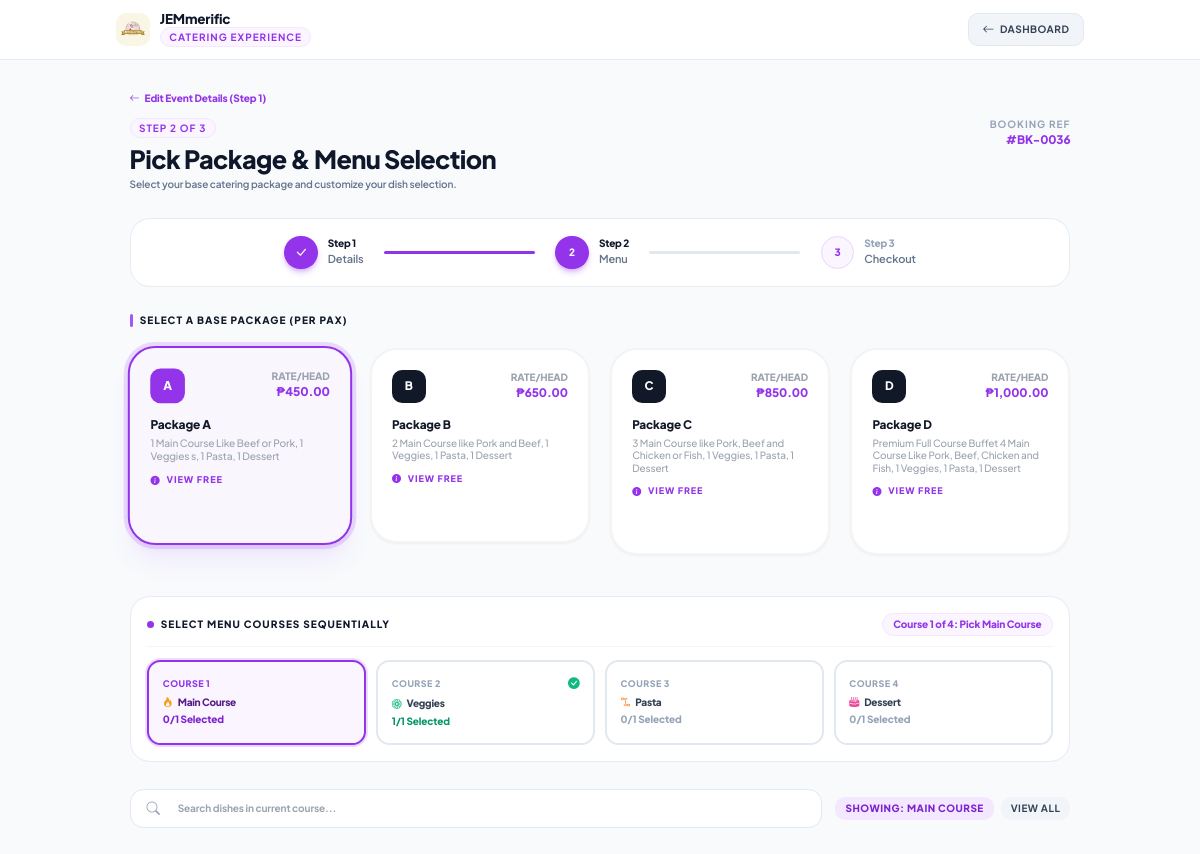
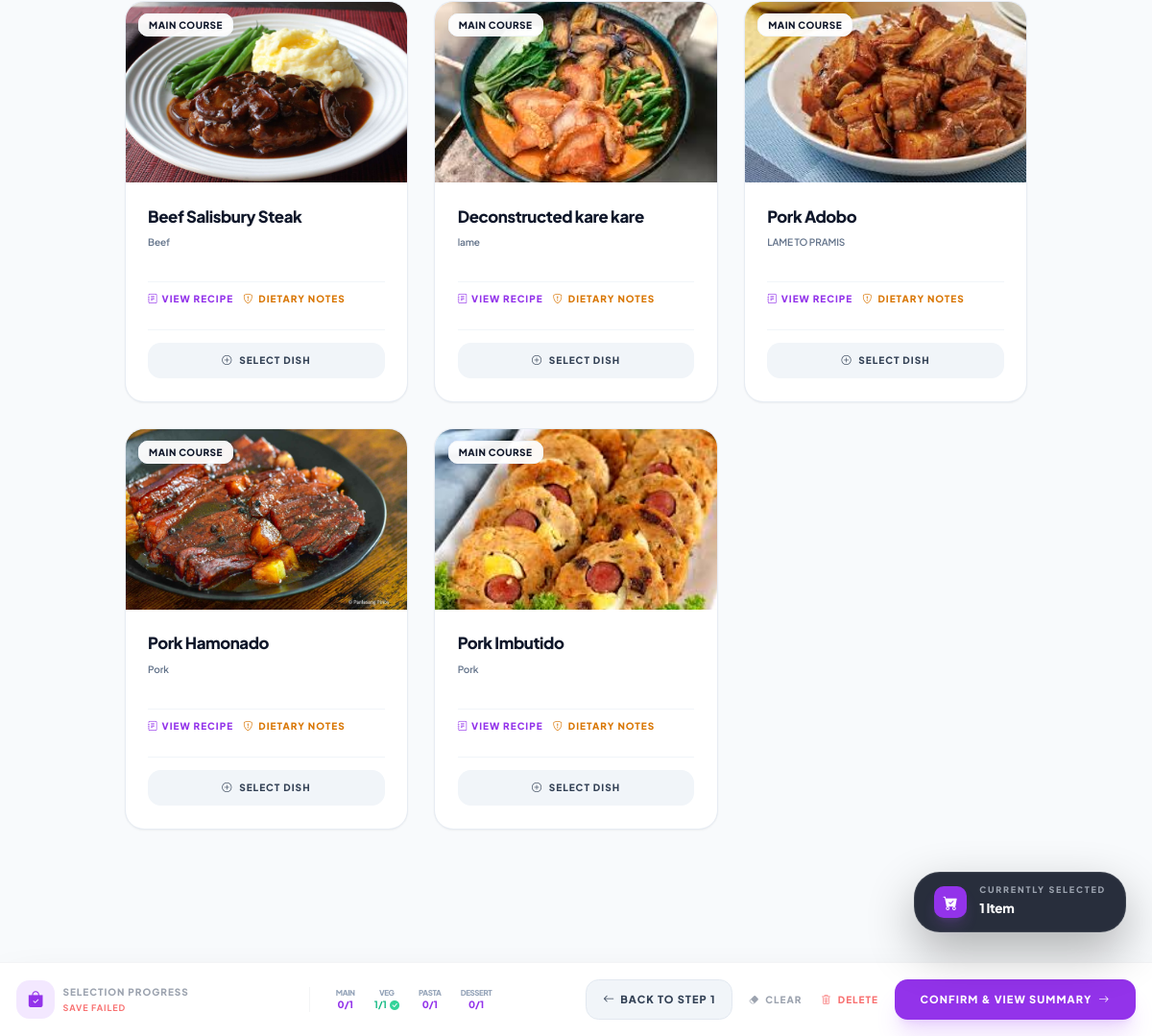
/menu.php?booking_id=36 (signed in), run on the app's committed database (2 pictures, top to bottom).
### tables this page shows
CREATE TABLE `packages` (
  `package_id` char(1) NOT NULL,
  `package_name` varchar(100) NOT NULL,
  `price_per_pax` decimal(10,2) NOT NULL,
  `main_course_limit` int(11) NOT NULL DEFAULT 0,
  `dessert_limit` int(11) NOT NULL DEFAULT 0,
  `soup_limit` int(11) NOT NULL DEFAULT 0,
  `veggies_limit` int(11) DEFAULT 0,
  `pasta_limit` int(11) DEFAULT 0,
  `description` text DEFAULT NULL,
  `inclusions` text DEFAULT NULL
);

CREATE TABLE `menu_items` (
  `item_id` int(11) NOT NULL,
  `category_id` int(11) DEFAULT NULL,
  `item_name` varchar(100) NOT NULL,
  `description` text DEFAULT NULL,
  `recipe` text DEFAULT NULL,
  `image_path` varchar(255) DEFAULT NULL,
  `image_url` varchar(255) DEFAULT NULL,
  `price` decimal(10,2) DEFAULT NULL,
  `is_available` tinyint(1) DEFAULT 1
);

CREATE TABLE `menu_categories` (
  `category_id` int(11) NOT NULL,
  `category_name` varchar(50) NOT NULL
);

### menu.php (the view, shortened to what the rows shown need)
<?php
require_once 'db_config.php';
$booking_id = isset($_GET['booking_id']) ? intval($_GET['booking_id']) : 0;
$saved_items = [];
if ($booking_id > 0) {
    $saved_query = $conn->prepare("SELECT item_id, quantity, dietary_notes FROM booking_items WHERE booking_id = ?");
    $saved_query->bind_param("i", $booking_id);
    $saved_query->execute();
    $saved_res = $saved_query->get_result();
    while ($s_row = $saved_res->fetch_assoc()) {
        $saved_items[$s_row['item_id']] = $s_row['quantity'];
    }
}
$sql = "SELECT mi.*, mc.category_name
        FROM menu_items mi
        JOIN menu_categories mc ON mi.category_id = mc.category_id
        WHERE mi.is_available = 1
        ORDER BY mi.category_id ASC, mi.item_name ASC";
$menu_items = $conn->query($sql);
?>
<!DOCTYPE html>
<html lang="en">
<head>
    <script src="https://cdn.tailwindcss.com"></script>
    <link rel="stylesheet" href="https://cdn.jsdelivr.net/npm/bootstrap-icons@1.11.1/font/bootstrap-icons.css">
</head>
<body class="bg-slate-50 dark:bg-[#0b0f19] transition-colors duration-300 min-h-screen text-slate-800 dark:text-slate-200 flex flex-col">
    <?php require_once 'includes/wizard_header.php'; ?>
    <main class="flex-1 max-w-6xl w-full mx-auto px-4 pb-36 sm:pb-32 transition-all">
        <header class="flex flex-col md:flex-row justify-between items-start gap-4 mb-8">
            <div>
                <h2 class="text-3xl font-extrabold text-slate-900 dark:text-slate-100 tracking-tight mt-2">Pick Package &amp; Menu Selection</h2>
            </div>
        </header>
        <form action="process_menu_selection.php" method="POST">
            <div class="mb-12">
                <div class="grid grid-cols-1 md:grid-cols-4 gap-6">
                    <?php
                    $pkg_res = $conn->query("SELECT * FROM packages ORDER BY package_id ASC");
                    while ($pkg = $pkg_res->fetch_assoc()):
                    ?>
                    <label class="relative group cursor-pointer">
                        <div class="p-6 bg-white dark:bg-[#131b2e] border-2 border-gray-100 dark:border-slate-800 rounded-[2rem] peer-checked:border-purple-600 dark:peer-checked:border-purple-500 peer-checked:bg-purple-50/80 dark:peer-checked:bg-purple-950/70 peer-checked:ring-4 peer-checked:ring-purple-500/20 peer-checked:shadow-xl peer-checked:shadow-purple-500/10 peer-checked:scale-[1.02] peer-checked:[&_.pkg-badge]:bg-purple-600 peer-checked:[&_.pkg-badge]:text-white transition-all duration-300 shadow-sm group-hover:shadow-md">
                            <div class="flex justify-between items-start mb-4">
                                <div class="pkg-badge w-10 h-10 rounded-xl bg-gray-900 dark:bg-slate-800 flex items-center justify-center text-white font-black text-sm transition-colors">
                                    <?= $pkg['package_id'] ?>
                                </div>
                                <div class="text-right">
                                    <p class="text-[10px] font-black text-gray-400 dark:text-slate-400 uppercase">Rate/HEAD</p>
                                    <p class="text-sm font-black text-purple-600 dark:text-purple-400">₱<?= number_format($pkg['price_per_pax'], 2) ?></p>
                                </div>
                            </div>
                            <h4 class="font-black text-gray-900 dark:text-slate-100 text-sm mb-1"><?= htmlspecialchars($pkg['package_name'], ENT_QUOTES, 'UTF-8') ?></h4>
                            <p class="text-[10px] text-gray-400 dark:text-slate-400 font-medium leading-tight"><?= htmlspecialchars($pkg['description'], ENT_QUOTES, 'UTF-8') ?></p>
                            <button type="button" data-name="<?= htmlspecialchars($pkg['package_name'], ENT_QUOTES, 'UTF-8') ?>" data-inclusions="<?= htmlspecialchars($pkg['inclusions'] ?? '', ENT_QUOTES, 'UTF-8') ?>" onclick="openPackageInclusionsModal(event, this)" class="mt-3 text-[9px] font-black text-purple-600 dark:text-purple-400 hover:text-purple-800 dark:hover:text-purple-300 uppercase tracking-widest block transition-colors"><i class="bi bi-info-circle-fill mr-1"></i> View Free</button>
                        </div>
                    </label>
                    <?php endwhile; ?>
                </div>
            </div>
            <div id="dishes-grid" class="grid grid-cols-1 md:grid-cols-2 lg:grid-cols-3 gap-8 mb-32">
                <?php while($dish = $menu_items->fetch_assoc()): ?>
                <div class="dish-card bg-white dark:bg-[#131b2e] rounded-3xl shadow-sm border border-slate-200/80 dark:border-slate-800 overflow-hidden group hover:shadow-xl hover:shadow-purple-500/10 hover:-translate-y-1 transition-all duration-300 flex flex-col" data-dish-category="<?= $dish['category_id'] ?>" data-dish-name="<?= htmlspecialchars($dish['item_name']) ?>">
                    <div class="relative h-56 overflow-hidden bg-slate-100 dark:bg-slate-800">
                        <img src="<?= !empty($dish['image_path']) ? $dish['image_path'] : 'assets/img/placeholder-dish.jpg' ?>" class="w-full h-full object-cover group-hover:scale-105 transition duration-500">
                        <div class="absolute top-4 left-4">
                            <span class="bg-white/95 dark:bg-slate-900/90 backdrop-blur-md text-slate-900 dark:text-slate-100 text-[10px] font-black px-3 py-1.5 rounded-xl uppercase tracking-wider shadow-xs border border-slate-100 dark:border-slate-800">
                                <?= htmlspecialchars($dish['category_name']) ?>
                            </span>
                        </div>
                    </div>
                    <div class="p-6 md:p-7 flex-1 flex flex-col justify-between">
                        <div>
                            <div class="flex justify-between items-start mb-2">
                                <h3 class="text-xl font-black text-slate-900 dark:text-slate-100 tracking-tight"><?= htmlspecialchars($dish['item_name']) ?></h3>
                            </div>
                            <p class="text-xs text-slate-500 dark:text-slate-400 leading-relaxed font-semibold mb-4 min-h-[36px]">
                                <?= htmlspecialchars($dish['description']) ?>
                            </p>
                            <div class="flex items-center gap-3 flex-wrap my-3 pt-3 border-t border-slate-100 dark:border-slate-800">
                                <?php if(!empty($dish['recipe'])): ?>
                                <button type="button" onclick='openRecipeModal(<?= json_encode($dish["item_name"]) ?>, <?= json_encode($dish["recipe"]) ?>)' class="text-[10px] font-black text-purple-600 dark:text-purple-400 hover:text-purple-700 dark:hover:text-purple-300 uppercase tracking-widest transition flex items-center gap-1 cursor-pointer">
                                    <i class="bi bi-journal-text text-xs"></i> View Recipe
                                </button>
                                <?php endif; ?>
                                <button type="button" onclick='openDietaryModal(<?= $dish["item_id"] ?>, <?= htmlspecialchars(json_encode($dish["item_name"])) ?>)' class="text-[10px] font-black text-amber-600 dark:text-amber-400 hover:text-amber-700 dark:hover:text-amber-300 uppercase tracking-widest transition flex items-center gap-1.5 cursor-pointer">
                                    <i class="bi bi-shield-exclamation text-xs"></i> Dietary Notes
                                </button>
                            </div>
                        </div>
                        <div class="mt-4 pt-4 border-t border-slate-100 dark:border-slate-800 flex items-center justify-between">
                            <?php $current_qty = isset($saved_items[$dish['item_id']]) ? $saved_items[$dish['item_id']] : 0; ?>
                            <button type="button" onclick="toggleDishSelection(<?= $dish['item_id'] ?>)" id="btn-select-<?= $dish['item_id'] ?>" class="w-full py-3.5 rounded-2xl font-black text-xs uppercase tracking-widest transition-all <?= $current_qty > 0 ? 'bg-purple-600 text-white shadow-lg shadow-purple-600/30 ring-2 ring-purple-600/40' : 'bg-slate-100 dark:bg-slate-800 text-slate-700 dark:text-slate-300 hover:bg-purple-50 dark:hover:bg-purple-950/60 hover:text-purple-600' ?> cursor-pointer flex items-center justify-center gap-2">
                                <i class="bi <?= $current_qty > 0 ? 'bi-check-circle-fill' : 'bi-plus-circle' ?>"></i>
                                <span id="text-select-<?= $dish['item_id'] ?>"><?= $current_qty > 0 ? 'Selected' : 'Select Dish' ?></span>
                            </button>
                        </div>
                    </div>
                </div>
                <?php endwhile; ?>
            </div>
        </form>
    </main>
</body>
</html>

### data on the page
packages: package_id "A", price_per_pax "450.00", package_name "Package A", description "1 Main Course Like Beef or Pork, 1 Veggies s, 1 Pasta, 1 Dessert"
packages: package_id "B", price_per_pax "650.00", package_name "Package B", description "2 Main Course like Pork and Beef, 1 Veggies, 1 Pasta, 1 Dessert"
packages: package_id "C", price_per_pax "850.00", package_name "Package C", description "3 Main Course like Pork, Beef and Chicken or Fish, 1 Veggies, 1 Pasta, 1 Dessert"
packages: package_id "D", price_per_pax "1,000.00", package_name "Package D", description "Premium Full Course Buffet 4 Main Course Like Pork, Beef, Chicken and Fish, 1 Veggies, 1 Pasta, 1 Dessert"
menu_items: image_path (picture), category.category_name "MAIN COURSE", item_name "Beef Salisbury Steak", description "Beef", shows "SELECT DISH"
menu_items: image_path (picture), category.category_name "MAIN COURSE", item_name "Deconstructed kare kare", description "lame", shows "SELECT DISH"
menu_items: image_path (picture), category.category_name "MAIN COURSE", item_name "Pork Adobo", description "LAME TO PRAMIS", shows "SELECT DISH"
menu_items: image_path (picture), category.category_name "MAIN COURSE", item_name "Pork Hamonado", description "Pork", shows "SELECT DISH"
menu_items: image_path (picture), category.category_name "MAIN COURSE", item_name "Pork Imbutido", description "Pork", shows "SELECT DISH"

### other printed values
str_pad($booking_id, 4, '0', STR_PAD_LEFT) "0036"
